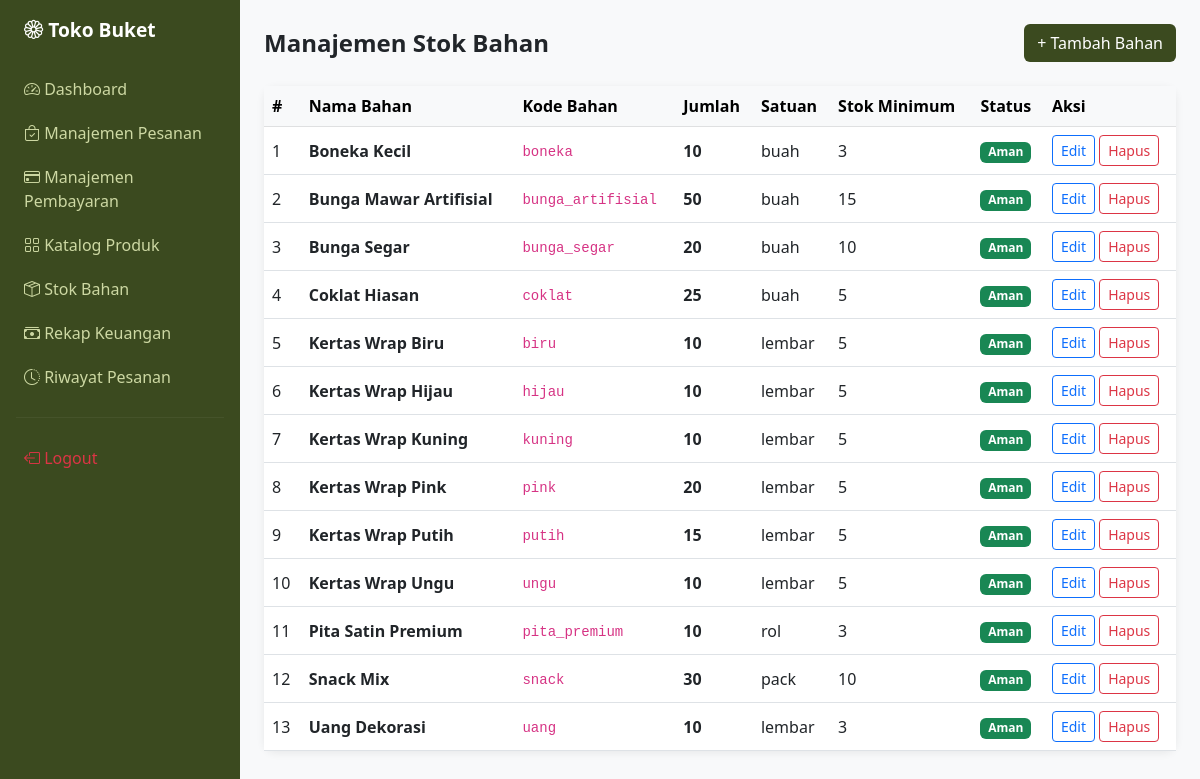
The app's page /index.php?page=stok (signed in) with its own data.
### tables this page shows
CREATE TABLE stok_bahan (
    id INT AUTO_INCREMENT PRIMARY KEY,
    nama_bahan VARCHAR(100) NOT NULL,
    kode_bahan VARCHAR(50) NULL,
    jumlah INT DEFAULT 0,
    satuan VARCHAR(20),
    stok_minimum INT DEFAULT 5,
    diupdate_oleh INT,
    updated_at DATETIME DEFAULT CURRENT_TIMESTAMP,
    FOREIGN KEY (diupdate_oleh) REFERENCES admin(id) ON DELETE SET NULL
);

### controllers/StokController.php (called while the page is built, shortened)
<?php
require_once __DIR__ . '/../config/database.php';
require_once __DIR__ . '/../models/StokModel.php';
class StokController {
    private $stokModel;
    public function __construct() {
        $this->stokModel = new StokModel();
    }
    public function index() {
        $stok         = $this->stokModel->getAll();
        require_once __DIR__ . '/../views/admin/stok_list.php';
    }
}

### config/database.php (called while the page is built, shortened)
<?php
function getDB() {
    static $conn = null;
    if ($conn === null) {
        $conn = new mysqli(DB_HOST, DB_USER, DB_PASS, DB_NAME);
        $conn->set_charset('utf8mb4');
    }
    return $conn;
}

### models/StokModel.php (called while the page is built, shortened)
<?php
require_once __DIR__ . '/../config/database.php';
class StokModel {
    private $db;
    public function __construct() {
        $this->db = getDB();
    }
    public function getAll() {
        return $this->db->query("SELECT * FROM stok_bahan ORDER BY nama_bahan ASC")->fetch_all(MYSQLI_ASSOC);
    }
}

### views/admin/stok_list.php (the view, shortened to what this page needs)
<?php require_once __DIR__ . '/../layouts/header.php'; ?>
<?php require_once __DIR__ . '/../layouts/sidebar.php'; ?>
<div class="flex-grow-1 p-4">
    <div class="d-flex justify-content-between align-items-center mb-4">
        <h4 class="fw-bold mb-0">Manajemen Stok Bahan</h4>
        <a href="index.php?page=stok&action=tambah" class="btn text-white" style="background:#3B4A1F">+ Tambah Bahan</a>
    </div>
    <div class="card">
        <div class="card-body p-0">
            <table class="table table-hover mb-0 align-middle">
                <thead class="table-light">
                    <tr>
                        <th>#</th>
                        <th>Nama Bahan</th>
                        <th>Kode Bahan</th>
                        <th>Jumlah</th>
                        <th>Satuan</th>
                        <th>Stok Minimum</th>
                        <th>Status</th>
                        <th>Aksi</th>
                    </tr>
                </thead>
                <tbody>
                <?php
                foreach ($stok as $i => $s): ?>
                <tr class="<?= $s['jumlah'] <= $s['stok_minimum'] ? 'table-warning' : '' ?>">
                    <td><?= $i+1 ?></td>
                    <td class="fw-semibold"><?= htmlspecialchars($s['nama_bahan']) ?></td>
                    <td><code><?= htmlspecialchars($s['kode_bahan'] ?? '-') ?></code></td>
                    <td class="fw-bold"><?= $s['jumlah'] ?></td>
                    <td><?= $s['satuan'] ?></td>
                    <td><?= $s['stok_minimum'] ?></td>
                    <td>
                        <?php if ($s['jumlah'] <= $s['stok_minimum']): ?>
                            <span class="badge bg-danger">Menipis</span>
                        <?php else: ?>
                            <span class="badge bg-success">Aman</span>
                        <?php endif; ?>
                    </td>
                    <td>
                        <a href="index.php?page=stok&action=edit&id=<?= $s['id'] ?>"
                           class="btn btn-sm btn-outline-primary">Edit</a>
                        <a href="index.php?page=stok&action=hapus&id=<?= $s['id'] ?>"
                           class="btn btn-sm btn-outline-danger"
                           onclick="return confirm('Hapus bahan ini?')">Hapus</a>
                    </td>
                </tr>
                <?php endforeach; ?>
                </tbody>
            </table>
        </div>
    </div>
</div>
<?php require_once __DIR__ . '/../layouts/footer.php'; ?>

### index.php (shortened to what this page needs)
<?php
require_once __DIR__ . '/config/database.php';
$page   = $_GET['page']   ?? 'katalog';
$action = $_GET['action'] ?? 'index';
switch ($page) {
    case 'stok':
        require_once __DIR__ . '/controllers/StokController.php';
        $c = new StokController();
        if ($action === 'tambah')     $c->tambah();
        elseif ($action === 'simpan') $c->simpan();
        elseif ($action === 'edit')   $c->edit($id);
        elseif ($action === 'update') $c->update();
        elseif ($action === 'hapus')  $c->hapus($id);
        else                          $c->index();
        break;
}

### views/layouts/header.php (shortened to what this page needs)
<!DOCTYPE html>
<html lang="id">
<head>
    <link href="https://cdn.jsdelivr.net/npm/bootstrap@5.3.0/dist/css/bootstrap.min.css" rel="stylesheet">
    <link href="https://cdn.jsdelivr.net/npm/bootstrap-icons@1.10.0/font/bootstrap-icons.css" rel="stylesheet">
</head>
<body>
<div class="d-flex">

### views/layouts/sidebar.php (shortened to what this page needs)
<div class="sidebar p-3" style="width:240px; min-width:240px;">
    <div class="brand mb-4 px-2"><i class="bi bi-flower1"></i> <?= APP_NAME ?></div>
    <nav class="d-flex flex-column gap-1">
        <a href="index.php?page=dashboard" class="p-2 <?= ($page==='dashboard')?'active':'' ?>">
            <i class="bi bi-speedometer2"></i> Dashboard
        </a>
        <a href="index.php?page=pesanan" class="p-2 d-flex justify-content-between align-items-center <?= ($page==='pesanan')?'active':'' ?>">
            <span><i class="bi bi-bag-check"></i> Manajemen Pesanan</span>
        </a>
        <a href="index.php?page=pembayaran" class="p-2 d-flex justify-content-between align-items-center <?= ($page==='pembayaran')?'active':'' ?>">
            <span><i class="bi bi-credit-card"></i> Manajemen Pembayaran</span>
        </a>
        <a href="index.php?page=katalog_admin" class="p-2 <?= ($page==='katalog_admin')?'active':'' ?>">
            <i class="bi bi-grid"></i> Katalog Produk
        </a>
        <a href="index.php?page=stok" class="p-2 <?= ($page==='stok')?'active':'' ?>">
            <i class="bi bi-box-seam"></i> Stok Bahan
        </a>
        <a href="index.php?page=keuangan" class="p-2 <?= ($page==='keuangan')?'active':'' ?>">
            <i class="bi bi-cash-stack"></i> Rekap Keuangan
        </a>
        <a href="index.php?page=riwayat" class="p-2 <?= ($page==='riwayat')?'active':'' ?>">
            <i class="bi bi-clock-history"></i> Riwayat Pesanan
        </a>
        <hr style="border-color:rgba(255,255,255,0.2)">
        <a href="index.php?page=logout" class="p-2 text-danger">
            <i class="bi bi-box-arrow-left"></i> Logout
        </a>
    </nav>
</div>

### views/layouts/footer.php (shortened to what this page needs)
</div>
</body>
</html>

### views/layouts/header.php (style rules this page uses)
body { background: #f8f9fa; }
.sidebar { min-height: 100vh; background: #3B4A1F; }
.sidebar a { color: #cdd8a3; text-decoration: none; }
.sidebar .brand { color: #fff; font-size: 1.2rem; font-weight: 700; }
.card { border: none; border-radius: 12px; box-shadow: 0 2px 8px rgba(0,0,0,0.07); }

### records on screen
stok_bahan: nama_bahan "Boneka Kecil", kode_bahan "boneka", jumlah "10", satuan "buah", stok_minimum "3", shows "Aman"
stok_bahan: nama_bahan "Bunga Mawar Artifisial", kode_bahan "bunga_artifisial", jumlah "50", satuan "buah", stok_minimum "15", shows "Aman"
stok_bahan: nama_bahan "Bunga Segar", kode_bahan "bunga_segar", jumlah "20", satuan "buah", stok_minimum "10", shows "Aman"
stok_bahan: nama_bahan "Coklat Hiasan", kode_bahan "coklat", jumlah "25", satuan "buah", stok_minimum "5", shows "Aman"
stok_bahan: nama_bahan "Kertas Wrap Biru", kode_bahan "biru", jumlah "10", satuan "lembar", stok_minimum "5", shows "Aman"
stok_bahan: nama_bahan "Kertas Wrap Hijau", kode_bahan "hijau", jumlah "10", satuan "lembar", stok_minimum "5", shows "Aman"
stok_bahan: nama_bahan "Kertas Wrap Kuning", kode_bahan "kuning", jumlah "10", satuan "lembar", stok_minimum "5", shows "Aman"
stok_bahan: nama_bahan "Kertas Wrap Pink", kode_bahan "pink", jumlah "20", satuan "lembar", stok_minimum "5", shows "Aman"
stok_bahan: nama_bahan "Kertas Wrap Putih", kode_bahan "putih", jumlah "15", satuan "lembar", stok_minimum "5", shows "Aman"
stok_bahan: nama_bahan "Kertas Wrap Ungu", kode_bahan "ungu", jumlah "10", satuan "lembar", stok_minimum "5", shows "Aman"
stok_bahan: nama_bahan "Pita Satin Premium", kode_bahan "pita_premium", jumlah "10", satuan "rol", stok_minimum "3", shows "Aman"
stok_bahan: nama_bahan "Snack Mix", kode_bahan "snack", jumlah "30", satuan "pack", stok_minimum "10", shows "Aman"
stok_bahan: nama_bahan "Uang Dekorasi", kode_bahan "uang", jumlah "10", satuan "lembar", stok_minimum "3", shows "Aman"

### other values on screen
APP_NAME "Toko Buket"
